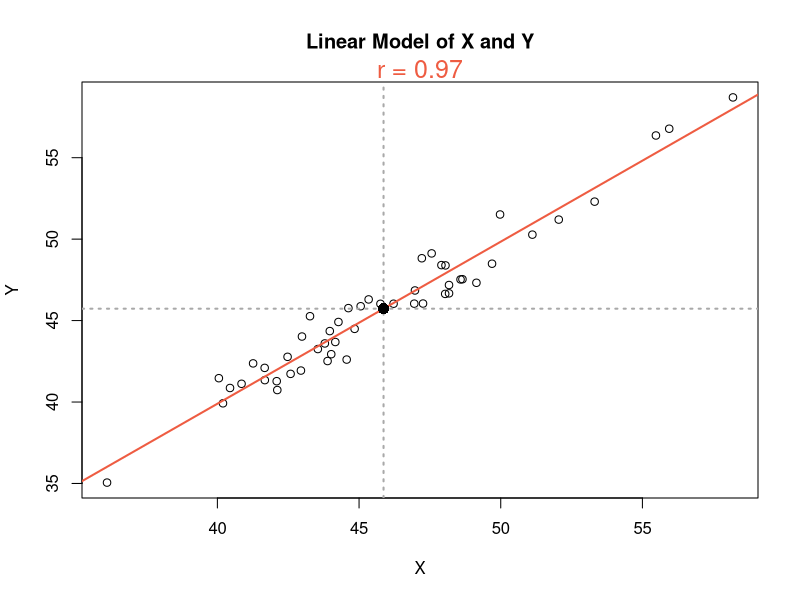
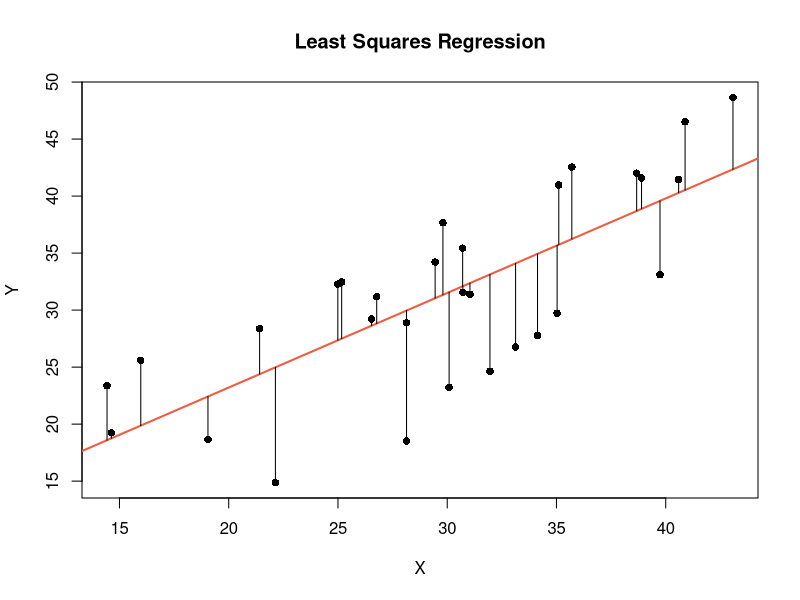

The R script that drew these images, in order:
####
# Visualize linear regression
####

# Simulate data points with a strong positive correlation.
x <- rnorm(50, 45, 4)
y <- jitter(x, amount=2)
plot(x, y, main="Linear Model of X and Y", xlab="X", ylab="Y")

# Add correlation coefficient to top margin.
r <- round(cor(x, y), 2)
r.text <- paste("r = ", r, sep="")
mtext(r.text, col="tomato2", cex=1.5)

# Build a linear model and add it to the plot.
model <- lm(y ~ x)
print(model)
abline(model, col="tomato2", lwd=2)

# Add centroid to the plot.
abline(v=mean(x), lwd=2, lty=3, col="darkgray")
abline(h=mean(y), lwd=2, lty=3, col="darkgray")
points(mean(x), mean(y), pch=16, cex=1.5)

####
# Visualize least squares method
###

# Simulate data points and add a linear regression line.
x <- rnorm(30, 30, 8)
y <- jitter(x, amount=10)
plot(x, y, main="Least Squares Regression", xlab="X", ylab="Y", pch=16)
model <- lm(y ~ x)
abline(model, col="tomato2", lwd=2)

# Add residual lines.
for (i in 1:length(x)) {
  polygon(c(x[i], x[i]), c(predict(model)[i], y[i]))
}
